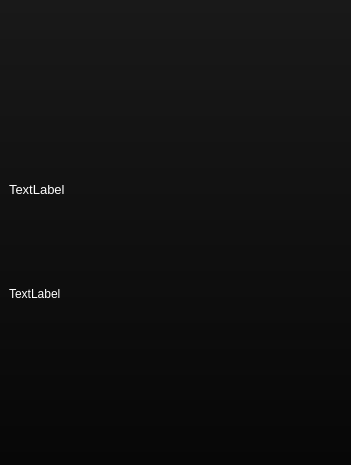
<?xml version="1.0" encoding="UTF-8"?>
<ui version="4.0">
 <class>AboutWindow</class>
 <widget class="QMainWindow" name="AboutWindow">
  <property name="geometry">
   <rect>
    <x>0</x>
    <y>0</y>
    <width>351</width>
    <height>465</height>
   </rect>
  </property>
  <property name="font">
   <font>
    <family>Segoe UI</family>
   </font>
  </property>
  <property name="windowTitle">
   <string>About</string>
  </property>
  <property name="styleSheet">
   <string notr="true">background-color: qlineargradient(spread:pad, x1:0.5, y1:1, x2:0.5, y2:0, stop:0 rgba(7, 7, 7, 255), stop:1 rgba(25, 25, 25, 255));
color: white;</string>
  </property>
  <widget class="QWidget" name="centralwidget">
   <layout class="QVBoxLayout" name="verticalLayout" stretch="35,10,35,15">
    <item>
     <layout class="QHBoxLayout" name="horizontalLayout" stretch="25,50,25">
      <item>
       <spacer name="horizontalSpacer">
        <property name="orientation">
         <enum>Qt::Horizontal</enum>
        </property>
        <property name="sizeHint" stdset="0">
         <size>
          <width>40</width>
          <height>20</height>
         </size>
        </property>
       </spacer>
      </item>
      <item>
       <widget class="QLabel" name="label_appIcon">
        <property name="maximumSize">
         <size>
          <width>16777215</width>
          <height>16777215</height>
         </size>
        </property>
        <property name="styleSheet">
         <string notr="true">background-color: rgba(255, 255, 255, 0);</string>
        </property>
        <property name="text">
         <string/>
        </property>
        <property name="alignment">
         <set>Qt::AlignCenter</set>
        </property>
       </widget>
      </item>
      <item>
       <spacer name="horizontalSpacer_2">
        <property name="orientation">
         <enum>Qt::Horizontal</enum>
        </property>
        <property name="sizeHint" stdset="0">
         <size>
          <width>40</width>
          <height>20</height>
         </size>
        </property>
       </spacer>
      </item>
     </layout>
    </item>
    <item>
     <widget class="QLabel" name="label_silentVersion">
      <property name="font">
       <font>
        <family>Segoe UI</family>
        <pointsize>10</pointsize>
       </font>
      </property>
      <property name="styleSheet">
       <string notr="true">background-color: rgba(255, 255, 255, 0);</string>
      </property>
      <property name="text">
       <string>TextLabel</string>
      </property>
      <property name="wordWrap">
       <bool>true</bool>
      </property>
     </widget>
    </item>
    <item>
     <widget class="QLabel" name="label_copyright">
      <property name="font">
       <font>
        <family>Segoe UI</family>
        <pointsize>9</pointsize>
       </font>
      </property>
      <property name="styleSheet">
       <string notr="true">background-color: rgba(255, 255, 255, 0);</string>
      </property>
      <property name="text">
       <string>TextLabel</string>
      </property>
      <property name="wordWrap">
       <bool>true</bool>
      </property>
     </widget>
    </item>
    <item>
     <layout class="QHBoxLayout" name="horizontalLayout_2" stretch="35,30,35">
      <item>
       <spacer name="horizontalSpacer_3">
        <property name="orientation">
         <enum>Qt::Horizontal</enum>
        </property>
        <property name="sizeHint" stdset="0">
         <size>
          <width>40</width>
          <height>20</height>
         </size>
        </property>
       </spacer>
      </item>
      <item>
       <widget class="QPushButton" name="pushButton">
        <property name="sizePolicy">
         <sizepolicy hsizetype="Minimum" vsizetype="Expanding">
          <horstretch>0</horstretch>
          <verstretch>0</verstretch>
         </sizepolicy>
        </property>
        <property name="styleSheet">
         <string notr="true">QPushButton
{
	border: none;
	width: 80px;
	height: 80px;
	background-color: rgba(255, 255, 255, 0);
	border-image: url(&quot;:/GitHub-Mark-Light.png&quot;);
}

QPushButton:hover
{
	border-image: url(&quot;:/GitHub-Mark-Light-Hover.png&quot;);
}

QPushButton:pressed
{
	border-image: url(&quot;:/GitHub-Mark-Light.png&quot;);
}</string>
        </property>
        <property name="text">
         <string/>
        </property>
       </widget>
      </item>
      <item>
       <spacer name="horizontalSpacer_4">
        <property name="orientation">
         <enum>Qt::Horizontal</enum>
        </property>
        <property name="sizeHint" stdset="0">
         <size>
          <width>40</width>
          <height>20</height>
         </size>
        </property>
       </spacer>
      </item>
     </layout>
    </item>
   </layout>
  </widget>
  <widget class="QMenuBar" name="menubar">
   <property name="geometry">
    <rect>
     <x>0</x>
     <y>0</y>
     <width>351</width>
     <height>30</height>
    </rect>
   </property>
  </widget>
 </widget>
 <resources/>
 <connections/>
</ui>
